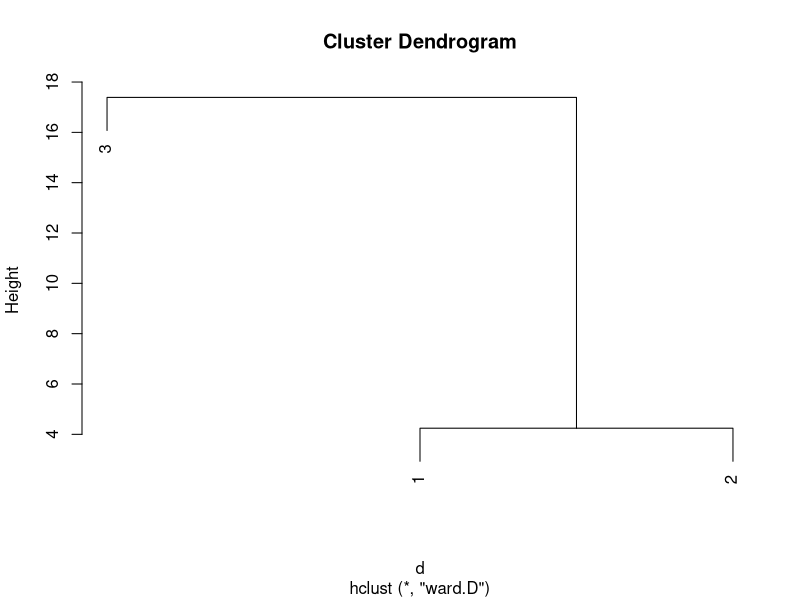

Reproduce this figure in R.
# Erstellen der Matrix A
A=rbind(c(1, 8, 2, 6, 8, 4, 8, 5 ), c(2, 8, 3, 7, 9, 6, 9, 8), c(7, 3, 5, 2, 1,  5, 1, 7))

# Mittelwerte der Variablen
mean(A[1,])
mean(A[2,])
mean(A[3,])

# Varianzen der Variablen
var(A[1,])
var(A[2,])
var(A[3,])

# Kovarianzen der Variablen
cov(A[1,], A[2,])
cov(A[1,], A[3,])
cov(A[2,], A[3,])

# Korrelationskoeffizienten der Variablen
cor(A[1,], A[2,])
cor(A[1,], A[3,])
cor(A[2,], A[3,])

# Zusatzaufgabe
CorA=cor(A)
VarA=var(A)
d=dist(A, method="euclidean")
fit=hclust(d, method="ward")
plot(fit)

